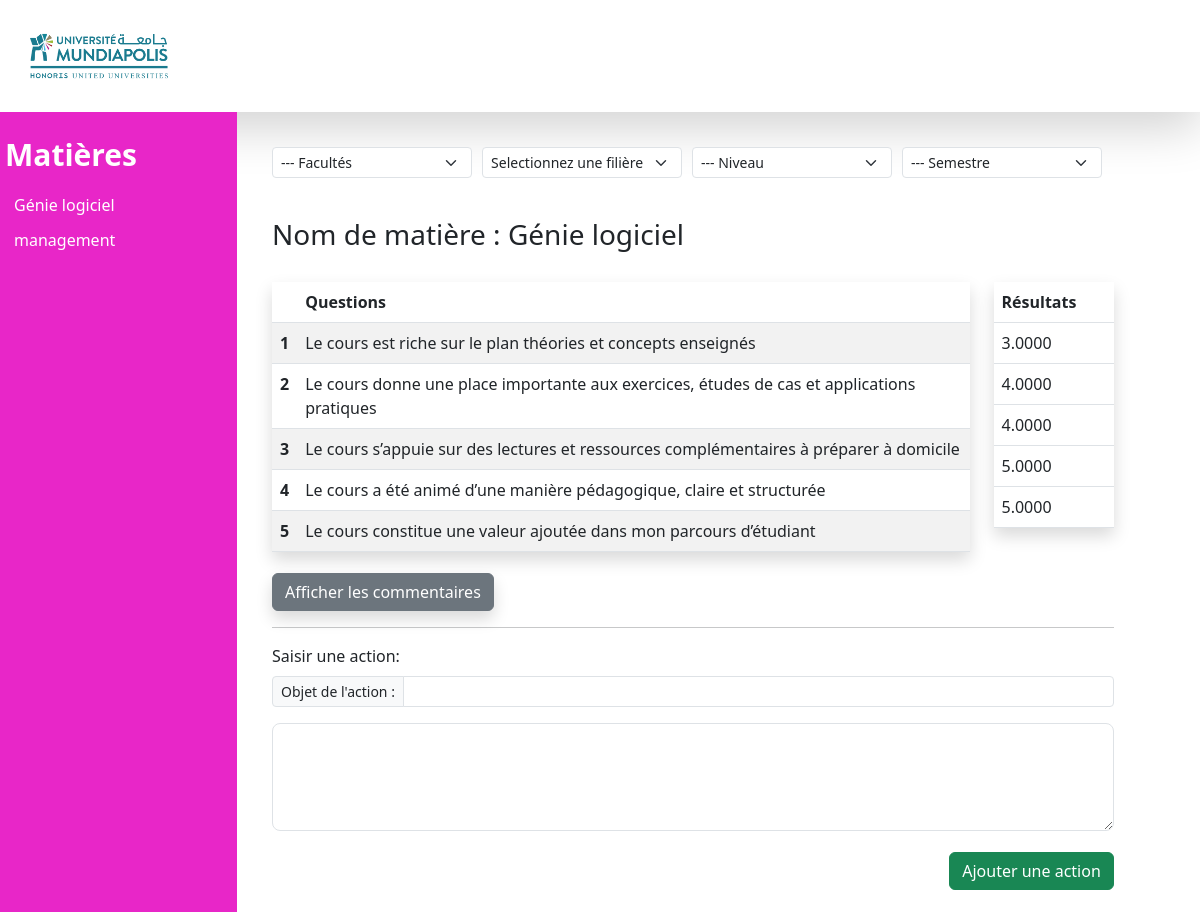
Screenshot of /prof/prof_layout.php?id=6 (signed in) with the database file from the repository.
### tables this page shows
CREATE TABLE `subject` (
  `id_subject` int(11) NOT NULL,
  `subject_name` varchar(255) NOT NULL,
  `professeur_id` int(11) NOT NULL,
  `level_id` int(11) NOT NULL,
  `semestre_id` int(11) NOT NULL,
  `subject_year` year(4) NOT NULL
);

CREATE TABLE `surveyquestion` (
  `id_survey_question` int(11) NOT NULL,
  `survey_id` int(11) NOT NULL,
  `question_id` int(11) NOT NULL,
  `subject_id` int(11) NOT NULL
);

CREATE TABLE `question` (
  `id_question` int(11) NOT NULL,
  `question_phrase` varchar(255) NOT NULL
);

CREATE TABLE `survey` (
  `id_survey` int(11) NOT NULL,
  `survey_name` varchar(255) NOT NULL,
  `level_id` int(11) NOT NULL,
  `semestre_id` int(11) NOT NULL,
  `survey_created_at` timestamp NOT NULL DEFAULT current_timestamp(),
  `survey_statut` varchar(50) NOT NULL DEFAULT 'Prête',
  `Report` mediumblob NOT NULL
);

### prof/prof_layout.php (the view, shortened to what this page needs)
<!DOCTYPE html>
<html lang="en">
<head>
    <?php
            $id_professeur =  $_SESSION["id_professeur"] ;
            extract($_POST);
            include("../login_process/config.php");
    ?>
    <link href="https://cdn.jsdelivr.net/npm/bootstrap@5.3.0-alpha3/dist/css/bootstrap.min.css" rel="stylesheet">
    <link rel="stylesheet" href="./css/prof_layout.css">
</head>
<body>
    <header>
        <nav class="p-3 shadow-lg">
            <a href="/">
                <img src="./assets/logo.png" alt="logo mundiapolis" class="img-size">
            </a>
        </nav>
    </header>
    <main class="main">
        <div class="sidebar" style="text-align:left;">
            <div class="sidebar-top">
                <p style="color:white;font-size:30px;margin-top:20px;margin-left:5px;font-weight:bold;">Matières</p>
                <ul style="text-align: left;">
                    <?php
                    $stql = "SELECT `subject_name`,`subject`.`id_subject`
                    FROM `subject`, `professeur`
                    WHERE `professeur`.`id_professeur` = $id_professeur and
                        `subject`.`professeur_id`=$id_professeur;";
                    $result = mysqli_query($connexion, $stql);
                    while ($res = mysqli_fetch_array($result)) {
                        $id_subject = $res['id_subject'];
                        $subject_name = $res['subject_name'];
                        echo '<li><a style="color: white;
                                    text-decoration:none;
                                    text-align:left;" href="prof_layout.php?id=' . $id_subject . '">' . $subject_name . '</a></li>';
                    }
                    ?>
                </ul>
            </div>
        </div>
        <div class="main-content">
        <div class="search" style="height:100px;">
                <form action="aside.php" style="display: flex;flex-direction: row;align-items: center;">
                    <select class="form-select form-select-sm" id="faculty">
                        <option value="default" selected="selected">--- Facultés</option>
                    </select>
                    <select class="form-select form-select-sm" id="filieres">
                            <option value="">Selectionnez une filière</option>
                    </select>
                    <select class="form-select form-select-sm" aria-label=".form-select-sm example">
                        <option value="default" selected="selected">--- Niveau</option>
                    </select>
                    <select class="form-select form-select-sm" aria-label=".form-select-sm example">
                    <option value="default" selected="selected">--- Semestre</option>
                    </select>
            </form>
            <?php
            if(isset($_GET['id'])){
        ?>
        <?php
                $id = $_GET['id'];
                $sql = "SELECT subject.subject_name FROM subject WHERE subject.id_subject = $id;";
                $resultat = mysqli_query($connexion, $sql);
                while ($res = mysqli_fetch_array($resultat)) {
                    $subject_name = $res['subject_name'];
                    echo '<h3 style="width:100%; margin-top:40px">Nom de matière :    ' . $subject_name . '</h3>';
                }
        ?>
        <div class="row" style="margin-top: 30px">
        <div class="col-10" >
            <table class="table shadow table-striped">
        <thead>
            <tr>
            <th scope="col-2" ></th>
            <th scope="col-6" >Questions </th>
            </tr>
        </thead>
        <tbody>
        <?php
                $id = $_GET['id'];
                $sql = "SELECT * FROM surveyquestion
                        JOIN question ON surveyquestion.question_id = question.id_question
                        WHERE surveyquestion.subject_id = $id
                        AND surveyquestion.survey_id =1; ";
                $sqll = "SELECT survey.id_survey, surveyquestion.subject_id,surveyquestion.question_id, surveyquestion.subject_id,AVG(response.response_note) As vote
                FROM response
                JOIN surveyquestion ON surveyquestion.id_survey_question = response.survey_question_id
                JOIN survey ON surveyquestion.survey_id = survey.id_survey
                JOIN subject ON subject.id_subject = surveyquestion.subject_id
                WHERE survey.survey_statut LIKE 'Prête'
                and surveyquestion.subject_id=$id
                GROUP BY surveyquestion.id_survey_question; ";
                $result = mysqli_query($connexion, $sql);
                $result2 = mysqli_query($connexion, $sqll);
                $i = 1;
                while ($res = mysqli_fetch_array($result)) {
                    $question_phrase = $res['question_phrase'];
                    echo '<tr>';
                    echo '<th scope="row">' . $i . '</th>';
                    echo '<td>' . $question_phrase . '</td>';
                    echo '</tr>';
                    $i++;
                }
                ?>
                </tbody>
            </table>
            </div>
            <div class="col-2">
            <table class="table shadow">
                      <thead>
                      <tr>
                      <th scope="col-4" >Résultats</th>
                      </tr>
                  </thead>
                  <tbody>
                  <?php
                while ($res = mysqli_fetch_array($result2)) {
                    $moyenne = $res['vote'];
                    echo '<tr>';
                    echo '<td>' . $moyenne .'</td>';
                    echo '</tr>';
                }
            ?>
            </tbody>
            </table>
            </div>
        </div>
        <div class="row align-items-start">
        <form action="liste_commentaires.php" method="post">
            <button type="submit" style="margin-top:5px;" name="boutton-commentaire" class="btn btn-secondary shadow"
            onclick="window.location.href='liste_commentaires.php'">Afficher les commentaires</button>
        </form>
        </div>
        <hr>
            <div class="row">
                <div class="col-12">
                <form method="post" form action="../prof/action.php"  class="login-form-control d-flex flex-column py-12">
                <label  for="exampleFormControlTextarea1" class="form-label">Saisir une action:</label>
                    <div class="input-group input-group-sm mb-3">
                        <span class="input-group-text" id="inputGroup-sizing-sm">Objet de l'action :</span>
                        <input type="text" class="form-control" name="action_name" id="action_name" aria-label="Sizing example input" aria-describedby="inputGroup-sizing-sm">
                    </div>
                    <div class="mb-3" >
                        <textarea class="form-control form-control-lg" id="action_description" name="action_description" rows="3"></textarea>
                    </div>
            <div style="margin-top:5px;">
            <button type="submit" class="btn btn-success" style="float:right;">Ajouter une action</button>
            </div>
        </form>
                </div>
            </div>
            <?php }
            else {
                echo 'Choisissez une matière';
            }
            ?>
    </main>
</body>
</html>

### prof/css/prof_layout.css (style rules this page uses)
:root { --primary: #e826c8; --secondary: #0D3C48; }
* { padding: 0 ; margin: 0; box-sizing: border-box; }
ul { width: 100%; list-style: none; padding: 0; }
ul > li { margin-top: 5px; transition: 300ms ease-in-out all; width: 100%; height: 30px; display: flex; align-items: left; justify-content: left; margin-left: 10px; border-left: 4px solid transparent; transition: 300ms all ease-in-out; }
ul > li > a , .edit { color: #fff; font: bold !important; margin: 0 !important; }
.img-size { height: 80px; }
.main { display: flex; }
.sidebar { background: var(--primary); height: 100vh; width: 300px; }
.main-content { padding: 35px; width: 100%; display: flex; gap: 30px; height: 100%; flex-wrap: wrap; }
.search > form > select { margin-right: 10px; width: 200px; }
.search > form { display: flex; flex-direction: row; align-items: center; }
label { margin-right: 10px; }
select { width: 100%; max-width: 200px; }

### rows the page displays
subject: subject_name "Génie logiciel"
subject: subject_name "management"
surveyquestion: question.question_phrase "Le cours est riche sur le plan théories et concepts enseignés"
surveyquestion: question.question_phrase "Le cours donne une place importante aux exercices, études de cas et applications pratiques"
surveyquestion: question.question_phrase "Le cours s’appuie sur des lectures et ressources complémentaires à préparer à domicile"
surveyquestion: question.question_phrase "Le cours a été animé d’une manière pédagogique, claire et structurée"
surveyquestion: question.question_phrase "Le cours constitue une valeur ajoutée dans mon parcours d’étudiant"
survey: moyenne "3.0000", moyenne "4.0000", moyenne "5.0000"
